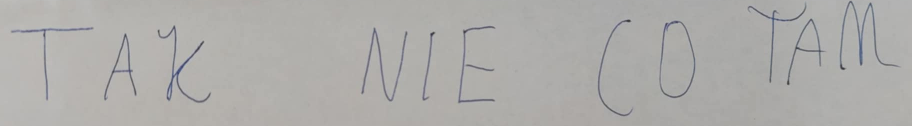
#> input picture PhotoTest/123.png, 1823 x 252 px (shown at 1/2 size)
$ python ImageLoadeTest.py
#> lines starting #> are read from the running program, lines starting #| are printed output that depends on the picture; after the words box and inside, x2 and y2 are one past the last pixel; in counts of white or black regions, pixels touching at a corner belong together
#> the answer given: ../PhotoTest/123.png
### Code/Utills/ImageLoader.py
import numpy as np
from PIL import Image
import os
import cv2

class WordImageLoader:
    def __init__(self, filepath, size=None):
        """
        filepath: ścieżka do obrazka (.png / .jpg)
        size: (szer, wys), jeśli None → zostaje oryginalny rozmiar
        """
        if not os.path.isfile(filepath):
            raise FileNotFoundError(f"Plik {filepath} nie istnieje")

        self.filepath = filepath
        self.size = size
        self.image = None
        self.label = None

        self._load_image()

    def _load_image(self):
        # np. hello.png -> label = "hello"
        self.label = os.path.splitext(os.path.basename(self.filepath))[0].split("_")[0]

        img = Image.open(self.filepath).convert("L")  # grayscale

        if self.size:
            img = img.resize(self.size)

        # zapisujemy obraz w uint8 0–255, nie float
        self.image = np.array(img, dtype=np.uint8)
        self.size = self.image.shape[::-1]  # (width, height)
#> self.size = (1823, 252)
#| Rozmiar oryginalny: (1823, 252)

    def getImage(self):
        return self.image

    def getLabel(self):
        return self.label

    # [6 lines left out: function resize, not called in this run]

    def crop_borders(self, threshold=250):
        """
        Usuwa białe marginesy z obrazka i zostawia tylko największy obiekt (np. napis).
        threshold: (0-255) - im mniejszy tym więcej pikseli uzna za treść
        """
#> called with threshold = 250
        arr = self.image.copy()

        # odwróć kolory: tło białe=0, napis=1
        _, thresh = cv2.threshold(arr, threshold, 255, cv2.THRESH_BINARY_INV)
#> thresh: shape (252, 1823); every value is 255

        # znajdź wszystkie kontury
        contours, _ = cv2.findContours(thresh, cv2.RETR_EXTERNAL, cv2.CHAIN_APPROX_SIMPLE)
#> contours = [[[0, 0], [0, 251], [1822, 251], [1822, 0]]]

        if not contours:
            print("⚠️ Uwaga: nie znaleziono obiektu na obrazie.")
            return self

        # wybierz największy obiekt
        biggest = max(contours, key=cv2.contourArea)
#> biggest = [[0, 0], [0, 251], [1822, 251], [1822, 0]]
        x, y, w, h = cv2.boundingRect(biggest)
#> x = 0; y = 0; w = 1823; h = 252
#| Rozmiar po przycięciu: (1823, 252)

        # przytnij do największego obiektu
        cropped = arr[y:y+h, x:x+w]

        # zapisujemy do self
        self.image = cropped
        self.size = (w, h)

        return self

    @staticmethod
    def extract_letters(image: np.ndarray) -> list[np.ndarray]:
        """
        Przyjmuje obraz (np.ndarray, BGR), zwraca listę obrazów liter (28x28).
        """
        # --- 1. Skala szarości + progowanie ---
        gray = cv2.cvtColor(image, cv2.COLOR_BGR2GRAY)
        thresh = cv2.adaptiveThreshold(
            gray, 255, cv2.ADAPTIVE_THRESH_MEAN_C,
            cv2.THRESH_BINARY_INV, 21, 20
        )
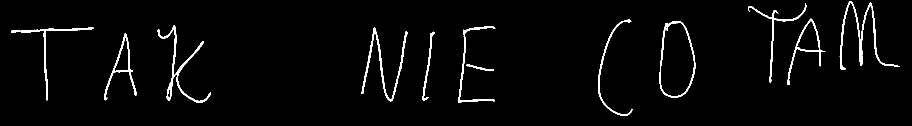
#> thresh: shape (252, 1823) (shown at 1/2 size); 2.7% white; 12 white regions, largest, box (x1, y1, x2, y2) and area: (1679, 2, 1800, 140) 1704, (315, 50, 422, 206) 1538, (722, 55, 815, 203) 1457

        # --- 2. Morfologia: łączenie fragmentów liter ---
        kernel = cv2.getStructuringElement(cv2.MORPH_RECT, (3, 6))
        merged = cv2.morphologyEx(thresh, cv2.MORPH_CLOSE, kernel)
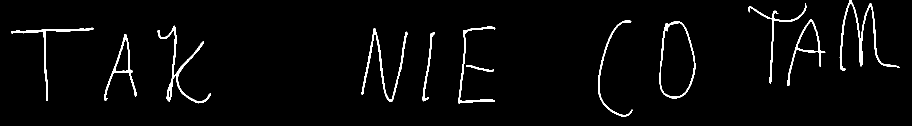
#> merged: shape (252, 1823) (shown at 1/2 size); 2.7% white; 12 white regions

        # --- 3. Kontury ---
        contours, _ = cv2.findContours(merged, cv2.RETR_EXTERNAL, cv2.CHAIN_APPROX_SIMPLE)
#> contours = 12 contours; largest, box (x1, y1, x2, y2) and area: (1319, 43, 1391, 197) 8620, (1574, 38, 1651, 171) 2308, (208, 68, 273, 202) 1774, (315, 51, 422, 207) 1247, (1679, 0, 1800, 141) 1230
        contours = sorted(contours, key=lambda c: cv2.boundingRect(c)[0])  # sortowanie L→P

        letters = []
        for cnt in contours:
            if cv2.contourArea(cnt) > 80:  # filtr śmieci
                x, y, w, h = cv2.boundingRect(cnt)
#> x = 22; y = 55; w = 165; h = 147
                letter_img = thresh[y:y+h, x:x+w]
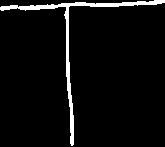
#> letter_img: shape (147, 165); 4.7% white; 1 white region, box (x1, y1, x2, y2) and area: (0, 0, 165, 146) 1130

                # Dopasowanie do 28x28
                resized = cv2.resize(letter_img, (28, 28), interpolation=cv2.INTER_AREA)
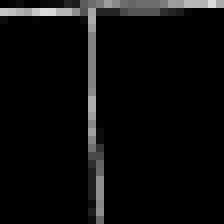
#> resized: shape (28, 28) (shown 8 times larger); min 0, max 219, mean 11.9
                letters.append(resized)

        return letters

### Test/ImageLoadeTest.py
# testlo.py
import cv2
from tkinter import Tk, filedialog
from Code.Utills.ImageLoader import WordImageLoader

# --- Wybór pliku przez okno dialogowe ---
root = Tk()
root.withdraw()  # ukryj główne okno Tkinter
file_path = filedialog.askopenfilename(
    title="Wybierz obrazek z napisem",
    filetypes=[("Obrazy", "*.png;*.jpg;*.jpeg;*.bmp")]
)
root.destroy()

if not file_path:
    print("Nie wybrano pliku. Koniec programu.")
    exit()

# --- Inicjalizacja loadera ---
loader = WordImageLoader(file_path)

print(f"Label (nazwa pliku): {loader.getLabel()}")
print(f"Rozmiar oryginalny: {loader.size}")

# Przytnij marginesy
loader.crop_borders(threshold=250)
print(f"Rozmiar po przycięciu: {loader.size}")

# Wyświetl obraz po przycięciu
cv2.imshow("Przycięty napis", loader.getImage())
cv2.waitKey(0)

# --- Wycinanie liter ---
# extract_letters oczekuje obrazu w BGR
image_bgr = cv2.cvtColor(loader.getImage(), cv2.COLOR_GRAY2BGR)
letters = WordImageLoader.extract_letters(image_bgr)
#> letters = 12 items

print(f"Znaleziono liter: {len(letters)}")
#| Znaleziono liter: 12

# Podgląd liter 28x28
for i, letter in enumerate(letters):
    cv2.imshow(f"Litera {i+1}", letter)
    cv2.waitKey(0)
#> this loop made 12 passes

cv2.destroyAllWindows()
